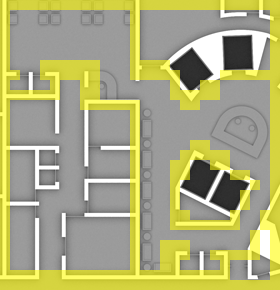

A 2D game scene composited from a Tiled map and its tileset images. What follows is a short description and the map's XML, with each tile layer's data collapsed to a summary:
An orthogonal 28x29 tile map with 10x10 px tiles, 2 tile layers (floor, wall), 2 tilesets and 13 objects (7x waypoint, 6x icon).

<map version="1.0" orientation="orthogonal" width="28" height="29" tilewidth="10" tileheight="10">
 <properties>
  <property name="mapName" value="A1-04Ss.png" />
  <property name="posX" value="75" />
  <property name="posY" value="33" />
 </properties>
 <tileset firstgid="1" name="tiles" tilewidth="10" tileheight="10">
  <image source="tiles.png" width="128" height="128" />
  <tile id="52">
   <properties>
    <property name="wall" value="1" />
   </properties>
  </tile>
 </tileset>
 <tileset firstgid="145" name="A1-Inter4" tilewidth="10" tileheight="10">
  <image source="A1-04Ss.png" width="1748" height="800" />
 </tileset>
 <layer name="floor" width="28" height="29">
  <data>[812 cells, 812 non-empty, 812 distinct tile ids]</data>
 </layer>
 <layer name="wall" width="28" height="29">
  <data>[812 cells, 255 non-empty, 1 distinct tile ids]</data>
 </layer>
 <objectgroup name="waypoint" width="28" height="29">
  <object name="waypoint" type="waypoint" x="250" y="90" width="20" height="20">
   <properties>
    <property name="id" value="1001" />
   </properties>
  </object>
  <object name="waypoint" type="waypoint" x="20" y="70" width="20" height="20">
   <properties>
    <property name="id" value="2012" />
   </properties>
  </object>
  <object name="waypoint" type="waypoint" x="190" y="250" width="20" height="20">
   <properties>
    <property name="id" value="2013" />
   </properties>
  </object>
  <object name="waypoint" type="waypoint" x="230" y="140" width="20" height="20">
   <properties>
    <property name="id" value="21" />
   </properties>
  </object>
  <object name="waypoint" type="waypoint" x="60" y="20" width="20" height="20">
   <properties>
    <property name="id" value="20" />
   </properties>
  </object>
  <object name="waypoint" type="waypoint" x="90" y="20" width="20" height="20">
   <properties>
    <property name="id" value="22" />
   </properties>
  </object>
  <object name="elevador" type="icon" x="190" y="90" width="40" height="40">
   <properties>
    <property name="id" value="1" />
   </properties>
  </object>
  <object name="waypoint" type="waypoint" x="199" y="104" width="20" height="20">
   <properties>
    <property name="id" value="1000" />
   </properties>
  </object>
 </objectgroup>
 <objectgroup name="icon" width="28" height="29">
  <object name="elevador" type="icon" x="230" y="90" width="40" height="40">
   <properties>
    <property name="id" value="2" />
   </properties>
  </object>
  <object name="banheiro" type="icon" x="10" y="60" width="40" height="40">
   <properties>
    <property name="id" value="14" />
   </properties>
  </object>
  <object name="recepcao" type="icon" x="50" y="10" width="40" height="40">
   <properties>
    <property name="id" value="18" />
   </properties>
  </object>
  <object name="recepcao" type="icon" x="220" y="140" width="40" height="40">
   <properties>
    <property name="id" value="18" />
   </properties>
  </object>
  <object name="banheiro" type="icon" x="180" y="240" width="40" height="40">
   <properties>
    <property name="id" value="14" />
   </properties>
  </object>
 </objectgroup>
</map>
